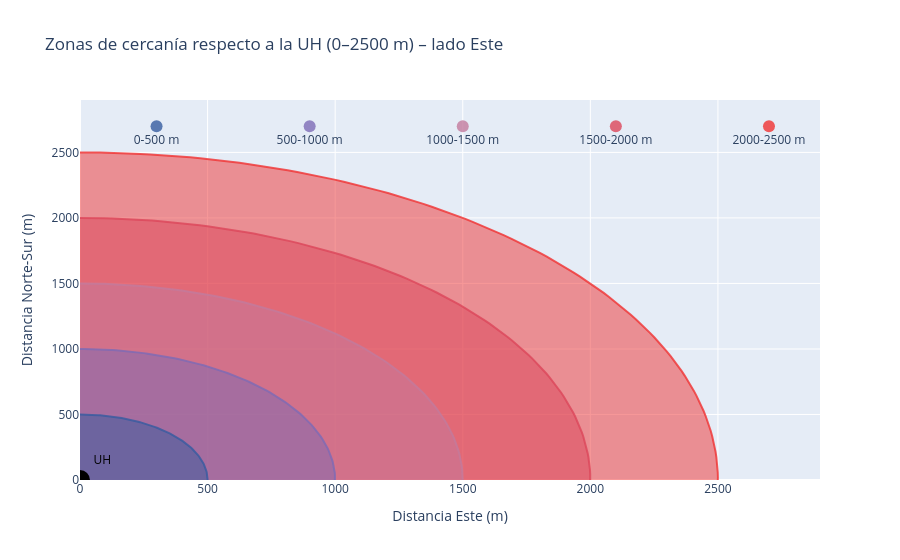

Notebook source saved alongside this figure:
### Markdown cell above
se tomaron 58 tiendas cercanas a la uh

### Code cell
from codes import g1
g1()

### Figure 1 — Plotly figure (JSON) as saved in the notebook; plotly's stock layout.template omitted (floating-point values rounded to 4 significant figures; data arrays with more than 128 entries replaced by an {"elided": "..."} marker saying what was removed)
{"data": [{"fill": "toself", "line": {"color": "rgba(240, 50, 50, 0.8)"}, "showlegend": false, "type": "scatter", "x": {"elided": "200 float values"}, "y": {"elided": "200 float values"}}, {"hoverlabel": {"font": {"color": "white"}}, "hovertemplate": "<b>2000-2500 m</b><br><br>Twin Pizza — 2084 m<br>Jugera — 2285 m<extra></extra>", "marker": {"color": "rgba(240, 50, 50, 0.8)", "size": 12}, "mode": "markers+text", "showlegend": false, "text": ["2000-2500 m"], "textposition": "bottom center", "type": "scatter", "x": [2700], "y": [2700]}, {"fill": "toself", "line": {"color": "rgba(220, 70, 90, 0.8)"}, "showlegend": false, "type": "scatter", "x": {"elided": "200 float values"}, "y": {"elided": "200 float values"}}, {"hoverlabel": {"font": {"color": "white"}}, "hovertemplate": "<b>1500-2000 m</b><br><br>El Carnicero — 1630 m<br>Linea Meya — 1643 m<br>Las Barrigonas — 1650 m<br>Linea y A — 1673 m<br>Los Quemao — 1701 m<br>Papo's — 1716 m<br>El Churro — 1742 m<br>SP Mercado — 1890 m<br>Mia — 1901 m<br>Los Veneros — 1947 m<br>Mercadito de 26 — 1947 m<br>Victoria — 1947 m<br>Mercadito de 23 — 1947 m<extra></extra>", "marker": {"color": "rgba(220, 70, 90, 0.8)", "size": 12}, "mode": "markers+text", "showlegend": false, "text": ["1500-2000 m"], "textposition": "bottom center", "type": "scatter", "x": [2100], "y": [2700]}, {"fill": "toself", "line": {"color": "rgba(195, 123, 157, 0.8)"}, "showlegend": false, "type": "scatter", "x": {"elided": "200 float values"}, "y": {"elided": "200 float values"}}, {"hoverlabel": {"font": {"color": "white"}}, "hovertemplate": "<b>1000-1500 m</b><br><br>Delicias — 1030 m<br>Rays Pizza — 1124 m<br>La Complicidad — 1158 m<br>La Familia — 1195 m<br>Doña Ileana — 1204 m<br>La Peseta — 1261 m<extra></extra>", "marker": {"color": "rgba(195, 123, 157, 0.8)", "size": 12}, "mode": "markers+text", "showlegend": false, "text": ["1000-1500 m"], "textposition": "bottom center", "type": "scatter", "x": [1500], "y": [2700]}, {"fill": "toself", "line": {"color": "rgba(125, 107, 182, 0.8)"}, "showlegend": false, "type": "scatter", "x": {"elided": "200 float values"}, "y": {"elided": "200 float values"}}, {"hoverlabel": {"font": {"color": "white"}}, "hovertemplate": "<b>500-1000 m</b><br><br>21 y K — 501 m<br>Chinshal — 511 m<br>Nya'a — 516 m<br>Place — 542 m<br>La Lucha — 592 m<br>La Via Corta — 596 m<br>29 y F — 629 m<br>Dos Amigos — 658 m<br>Mya Cafe — 677 m<br>Francis Cafe — 680 m<br>L y 17 — 685 m<br>Babella — 757 m<br>El Mercadito — 782 m<br>El Rojo — 799 m<br>Fogon — 846 m<br>Di'il Cafe — 846 m<br>Cafe Ramos — 846 m<br>Mercadito Rubi — 852 m<br>Helpink — 871 m<br>Bodegon de Luna — 872 m<br>D'Cotti — 872 m<br>Xalxa — 872 m<br>23 y D — 882 m<extra></extra>", "marker": {"color": "rgba(125, 107, 182, 0.8)", "size": 12}, "mode": "markers+text", "showlegend": false, "text": ["500-1000 m"], "textposition": "bottom center", "type": "scatter", "x": [900], "y": [2700]}, {"fill": "toself", "line": {"color": "rgba(54, 92, 160, 0.8)"}, "showlegend": false, "type": "scatter", "x": {"elided": "200 float values"}, "y": {"elided": "200 float values"}}, {"hoverlabel": {"font": {"color": "white"}}, "hovertemplate": "<b>0-500 m</b><br><br>La Loreta — 66 m<br>Vita Nova — 72 m<br>Sofia — 110 m<br>Wakamba — 113 m<br>Prado_Montero — 122 m<br>El Duende — 185 m<br>La Fortuna — 186 m<br>Titi Cafe — 188 m<br>Luna de Cristal — 338 m<br>Intermedio — 347 m<br>La Tres Torres — 400 m<br>El Escaparate — 452 m<br>Gamelys — 476 m<br>Rey Gaby — 485 m<extra></extra>", "marker": {"color": "rgba(54, 92, 160, 0.8)", "size": 12}, "mode": "markers+text", "showlegend": false, "text": ["0-500 m"], "textposition": "bottom center", "type": "scatter", "x": [300], "y": [2700]}, {"marker": {"color": "black", "size": 20}, "mode": "markers+text", "showlegend": false, "text": ["UH"], "textfont": {"color": "black"}, "textposition": "top right", "type": "scatter", "x": [0], "y": [0]}], "layout": {"showlegend": false, "title": {"text": "Zonas de cercanía respecto a la UH (0–2500 m) – lado Este"}, "xaxis": {"range": [0, 2900], "title": {"text": "Distancia Este (m)"}}, "yaxis": {"range": [0, 2900], "title": {"text": "Distancia Norte-Sur (m)"}}}}
